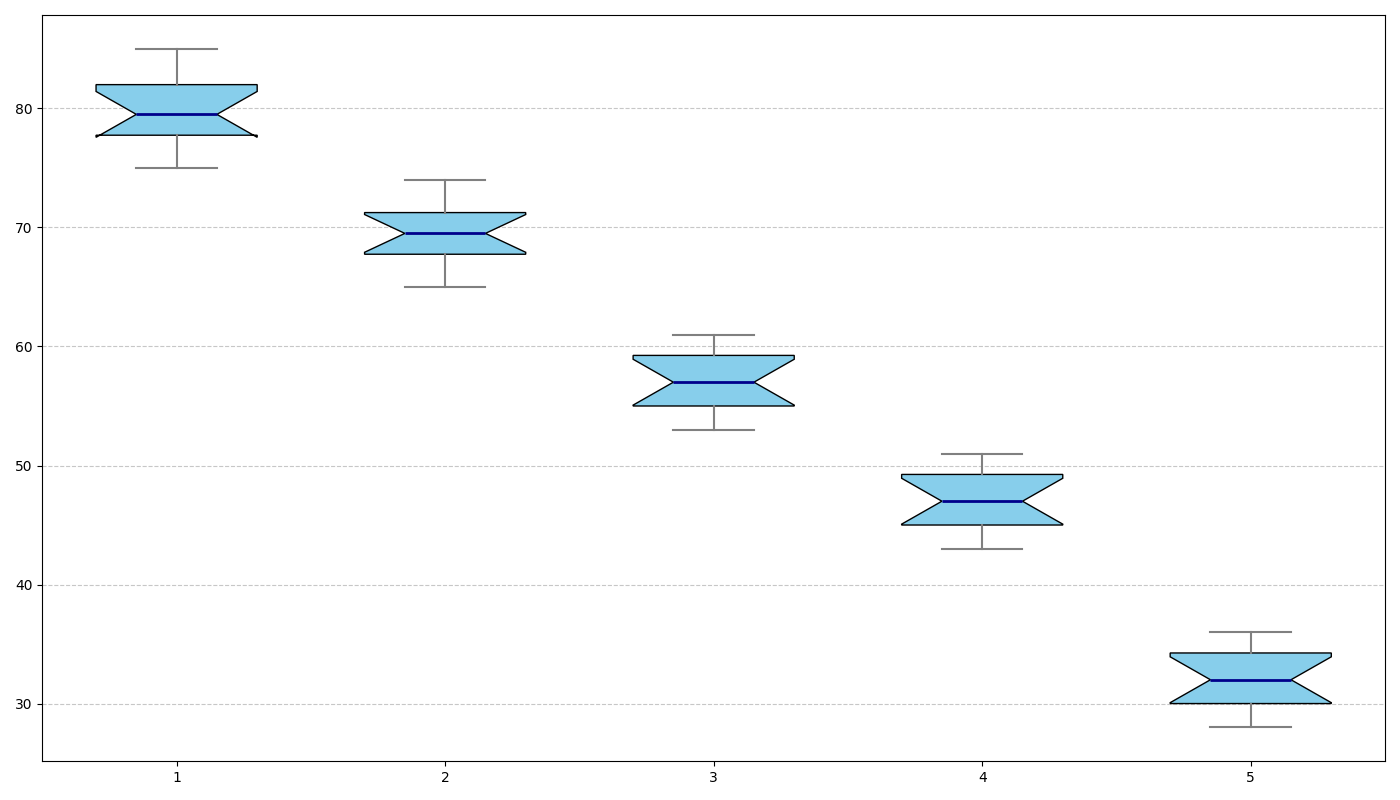

The Python source for this figure:
import matplotlib.pyplot as plt

all_sleep_quality_data = [
    [75, 78, 80, 82, 76, 79, 83, 85, 77, 81, 82, 79],
    [68, 70, 65, 72, 74, 66, 67, 71, 69, 73, 70, 68],
    [55, 57, 60, 58, 54, 56, 53, 59, 61, 55, 57, 60],
    [45, 47, 50, 48, 44, 46, 43, 49, 51, 45, 47, 50],
    [30, 32, 35, 33, 29, 31, 28, 34, 36, 30, 32, 35]
]

fig, ax = plt.subplots(figsize=(14, 8))
box = ax.boxplot(
    all_sleep_quality_data,
    patch_artist=True,
    notch=True,
    vert=True,
    widths=0.6
)

single_color = 'skyblue'
for patch in box['boxes']:
    patch.set_facecolor(single_color)

plt.setp(box['medians'], color='darkblue', linewidth=2)
plt.setp(box['whiskers'], color='gray', linewidth=1.5, linestyle='-')
plt.setp(box['caps'], color='grey', linewidth=1.5)
plt.setp(box['fliers'], marker='o', color='black', alpha=0.5)

ax.grid(axis='y', linestyle='--', alpha=0.7)

plt.tight_layout()
plt.show()
